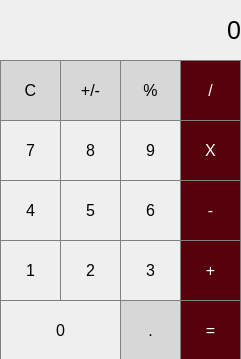
<?xml version="1.0" encoding="UTF-8"?>
<ui version="4.0">
 <class>MainWindow</class>
 <widget class="QMainWindow" name="MainWindow">
  <property name="geometry">
   <rect>
    <x>0</x>
    <y>0</y>
    <width>241</width>
    <height>359</height>
   </rect>
  </property>
  <property name="windowTitle">
   <string>MainWindow</string>
  </property>
  <property name="styleSheet">
   <string notr="true">QLabel {
  qproperty-alignment: 'AlignVCenter | AlignRight';
  border: 1px solid gray;
}

background-color : white;</string>
  </property>
  <widget class="QWidget" name="centralwidget">
   <widget class="QLabel" name="label">
    <property name="geometry">
     <rect>
      <x>0</x>
      <y>0</y>
      <width>241</width>
      <height>61</height>
     </rect>
    </property>
    <property name="font">
     <font>
      <pointsize>19</pointsize>
     </font>
    </property>
    <property name="text">
     <string>0</string>
    </property>
    <property name="alignment">
     <set>Qt::AlignRight|Qt::AlignTrailing|Qt::AlignVCenter</set>
    </property>
   </widget>
   <widget class="QPushButton" name="pushButton_clear">
    <property name="geometry">
     <rect>
      <x>0</x>
      <y>60</y>
      <width>61</width>
      <height>61</height>
     </rect>
    </property>
    <property name="font">
     <font>
      <pointsize>12</pointsize>
     </font>
    </property>
    <property name="styleSheet">
     <string notr="true"> QPushButton {
   background-color: rgb(215, 215, 215);
   border: 1px solid gray;
 }
 QPushButton:pressed {
     background-color: qlineargradient(x1: 0, y1: 0, x2: 0, y2: 1,
                                       stop: 0 #BEBEBE, stop: 1 #D7D7D7);
 }</string>
    </property>
    <property name="text">
     <string>C</string>
    </property>
   </widget>
   <widget class="QPushButton" name="pushButton_plusminus">
    <property name="geometry">
     <rect>
      <x>60</x>
      <y>60</y>
      <width>61</width>
      <height>61</height>
     </rect>
    </property>
    <property name="font">
     <font>
      <pointsize>12</pointsize>
     </font>
    </property>
    <property name="styleSheet">
     <string notr="true"> QPushButton {
   background-color: rgb(215, 215, 215);
   border: 1px solid gray;
 }
 QPushButton:pressed {
     background-color: qlineargradient(x1: 0, y1: 0, x2: 0, y2: 1,
                                       stop: 0 #BEBEBE, stop: 1 #D7D7D7);
 }</string>
    </property>
    <property name="text">
     <string>+/-</string>
    </property>
   </widget>
   <widget class="QPushButton" name="pushButton_percent">
    <property name="geometry">
     <rect>
      <x>120</x>
      <y>60</y>
      <width>61</width>
      <height>61</height>
     </rect>
    </property>
    <property name="font">
     <font>
      <pointsize>12</pointsize>
     </font>
    </property>
    <property name="styleSheet">
     <string notr="true"> QPushButton {
   background-color: rgb(215, 215, 215);
   border: 1px solid gray;
 }
 QPushButton:pressed {
     background-color: qlineargradient(x1: 0, y1: 0, x2: 0, y2: 1,
                                       stop: 0 #BEBEBE, stop: 1 #D7D7D7);
 }</string>
    </property>
    <property name="text">
     <string>%</string>
    </property>
   </widget>
   <widget class="QPushButton" name="pushButton_7">
    <property name="geometry">
     <rect>
      <x>0</x>
      <y>120</y>
      <width>61</width>
      <height>61</height>
     </rect>
    </property>
    <property name="font">
     <font>
      <pointsize>12</pointsize>
     </font>
    </property>
    <property name="styleSheet">
     <string notr="true">QPushButton {
    border: 1px solid gray;
 }
 QPushButton:pressed {
     background-color: qlineargradient(x1: 0, y1: 0, x2: 0, y2: 1,
                                       stop: 0 #dadbde, stop: 1 #f6f7fa);
 }</string>
    </property>
    <property name="text">
     <string>7</string>
    </property>
   </widget>
   <widget class="QPushButton" name="pushButton_8">
    <property name="geometry">
     <rect>
      <x>60</x>
      <y>120</y>
      <width>61</width>
      <height>61</height>
     </rect>
    </property>
    <property name="font">
     <font>
      <pointsize>12</pointsize>
     </font>
    </property>
    <property name="styleSheet">
     <string notr="true">QPushButton {
    border: 1px solid gray;
 }
 QPushButton:pressed {
     background-color: qlineargradient(x1: 0, y1: 0, x2: 0, y2: 1,
                                       stop: 0 #dadbde, stop: 1 #f6f7fa);
 }</string>
    </property>
    <property name="text">
     <string>8</string>
    </property>
   </widget>
   <widget class="QPushButton" name="pushButton_9">
    <property name="geometry">
     <rect>
      <x>120</x>
      <y>120</y>
      <width>61</width>
      <height>61</height>
     </rect>
    </property>
    <property name="font">
     <font>
      <pointsize>12</pointsize>
     </font>
    </property>
    <property name="styleSheet">
     <string notr="true">QPushButton {
    border: 1px solid gray;
 }
 QPushButton:pressed {
     background-color: qlineargradient(x1: 0, y1: 0, x2: 0, y2: 1,
                                       stop: 0 #dadbde, stop: 1 #f6f7fa);
 }</string>
    </property>
    <property name="text">
     <string>9</string>
    </property>
   </widget>
   <widget class="QPushButton" name="pushButton_4">
    <property name="geometry">
     <rect>
      <x>0</x>
      <y>180</y>
      <width>61</width>
      <height>61</height>
     </rect>
    </property>
    <property name="font">
     <font>
      <pointsize>12</pointsize>
     </font>
    </property>
    <property name="styleSheet">
     <string notr="true">QPushButton {
    border: 1px solid gray;
 }
 QPushButton:pressed {
     background-color: qlineargradient(x1: 0, y1: 0, x2: 0, y2: 1,
                                       stop: 0 #dadbde, stop: 1 #f6f7fa);
 }</string>
    </property>
    <property name="text">
     <string>4</string>
    </property>
   </widget>
   <widget class="QPushButton" name="pushButton_5">
    <property name="geometry">
     <rect>
      <x>60</x>
      <y>180</y>
      <width>61</width>
      <height>61</height>
     </rect>
    </property>
    <property name="font">
     <font>
      <pointsize>12</pointsize>
     </font>
    </property>
    <property name="styleSheet">
     <string notr="true">QPushButton {
    border: 1px solid gray;
 }
 QPushButton:pressed {
     background-color: qlineargradient(x1: 0, y1: 0, x2: 0, y2: 1,
                                       stop: 0 #dadbde, stop: 1 #f6f7fa);
 }</string>
    </property>
    <property name="text">
     <string>5</string>
    </property>
   </widget>
   <widget class="QPushButton" name="pushButton_6">
    <property name="geometry">
     <rect>
      <x>120</x>
      <y>180</y>
      <width>61</width>
      <height>61</height>
     </rect>
    </property>
    <property name="font">
     <font>
      <pointsize>12</pointsize>
     </font>
    </property>
    <property name="styleSheet">
     <string notr="true">QPushButton {
    border: 1px solid gray;
 }
 QPushButton:pressed {
     background-color: qlineargradient(x1: 0, y1: 0, x2: 0, y2: 1,
                                       stop: 0 #dadbde, stop: 1 #f6f7fa);
 }</string>
    </property>
    <property name="text">
     <string>6</string>
    </property>
   </widget>
   <widget class="QPushButton" name="pushButton_divide">
    <property name="geometry">
     <rect>
      <x>180</x>
      <y>60</y>
      <width>61</width>
      <height>61</height>
     </rect>
    </property>
    <property name="font">
     <font>
      <pointsize>12</pointsize>
     </font>
    </property>
    <property name="styleSheet">
     <string notr="true"> QPushButton {
   background-color: rgb(85, 0, 11);
   color: white; 
   border: 1px solid gray;
 }
 
 QPushButton:pressed {
     background-color: qlineargradient(x1: 0, y1: 0, x2: 0, y2: 1,
                                       stop: 0 #e06666, stop: 1 #e06666);
 }</string>
    </property>
    <property name="text">
     <string>/</string>
    </property>
   </widget>
   <widget class="QPushButton" name="pushButton_multiply">
    <property name="geometry">
     <rect>
      <x>180</x>
      <y>120</y>
      <width>61</width>
      <height>61</height>
     </rect>
    </property>
    <property name="font">
     <font>
      <pointsize>12</pointsize>
     </font>
    </property>
    <property name="styleSheet">
     <string notr="true"> QPushButton {
   background-color: rgb(85, 0, 11);
   color: white; 
   border: 1px solid gray;
 }
 
 QPushButton:pressed {
     background-color: qlineargradient(x1: 0, y1: 0, x2: 0, y2: 1,
                                       stop: 0 #e06666, stop: 1 #e06666);
 }</string>
    </property>
    <property name="text">
     <string>X</string>
    </property>
   </widget>
   <widget class="QPushButton" name="pushButton_Subtract">
    <property name="geometry">
     <rect>
      <x>180</x>
      <y>180</y>
      <width>61</width>
      <height>61</height>
     </rect>
    </property>
    <property name="font">
     <font>
      <pointsize>12</pointsize>
     </font>
    </property>
    <property name="styleSheet">
     <string notr="true"> QPushButton {
   background-color: rgb(85, 0, 11);
   color: white; 
   border: 1px solid gray;
 }
 
 QPushButton:pressed {
     background-color: qlineargradient(x1: 0, y1: 0, x2: 0, y2: 1,
                                       stop: 0 #e06666, stop: 1 #e06666);
 }</string>
    </property>
    <property name="text">
     <string>-</string>
    </property>
   </widget>
   <widget class="QPushButton" name="pushButton_1">
    <property name="geometry">
     <rect>
      <x>0</x>
      <y>240</y>
      <width>61</width>
      <height>61</height>
     </rect>
    </property>
    <property name="font">
     <font>
      <pointsize>12</pointsize>
     </font>
    </property>
    <property name="styleSheet">
     <string notr="true">QPushButton {
    border: 1px solid gray;
 }
 QPushButton:pressed {
     background-color: qlineargradient(x1: 0, y1: 0, x2: 0, y2: 1,
                                       stop: 0 #dadbde, stop: 1 #f6f7fa);
 }</string>
    </property>
    <property name="text">
     <string>1</string>
    </property>
   </widget>
   <widget class="QPushButton" name="pushButton_2">
    <property name="geometry">
     <rect>
      <x>60</x>
      <y>240</y>
      <width>61</width>
      <height>61</height>
     </rect>
    </property>
    <property name="font">
     <font>
      <pointsize>12</pointsize>
     </font>
    </property>
    <property name="styleSheet">
     <string notr="true">QPushButton {
    border: 1px solid gray;
 }
 QPushButton:pressed {
     background-color: qlineargradient(x1: 0, y1: 0, x2: 0, y2: 1,
                                       stop: 0 #dadbde, stop: 1 #f6f7fa);
 }</string>
    </property>
    <property name="text">
     <string>2</string>
    </property>
   </widget>
   <widget class="QPushButton" name="pushButton_3">
    <property name="geometry">
     <rect>
      <x>120</x>
      <y>240</y>
      <width>61</width>
      <height>61</height>
     </rect>
    </property>
    <property name="font">
     <font>
      <pointsize>12</pointsize>
     </font>
    </property>
    <property name="styleSheet">
     <string notr="true">QPushButton {
    border: 1px solid gray;
 }
 QPushButton:pressed {
     background-color: qlineargradient(x1: 0, y1: 0, x2: 0, y2: 1,
                                       stop: 0 #dadbde, stop: 1 #f6f7fa);
 }</string>
    </property>
    <property name="text">
     <string>3</string>
    </property>
   </widget>
   <widget class="QPushButton" name="pushButton_plus">
    <property name="geometry">
     <rect>
      <x>180</x>
      <y>240</y>
      <width>61</width>
      <height>61</height>
     </rect>
    </property>
    <property name="font">
     <font>
      <pointsize>12</pointsize>
     </font>
    </property>
    <property name="styleSheet">
     <string notr="true"> QPushButton {
   background-color: rgb(85, 0, 11);
   color: white; 
   border: 1px solid gray;
 }
 
 QPushButton:pressed {
     background-color: qlineargradient(x1: 0, y1: 0, x2: 0, y2: 1,
                                       stop: 0 #e06666, stop: 1 #e06666);
 }</string>
    </property>
    <property name="text">
     <string>+</string>
    </property>
   </widget>
   <widget class="QPushButton" name="pushButton_0">
    <property name="geometry">
     <rect>
      <x>0</x>
      <y>300</y>
      <width>121</width>
      <height>61</height>
     </rect>
    </property>
    <property name="font">
     <font>
      <pointsize>12</pointsize>
     </font>
    </property>
    <property name="styleSheet">
     <string notr="true">QPushButton {
    border: 1px solid gray;
 }
 QPushButton:pressed {
     background-color: qlineargradient(x1: 0, y1: 0, x2: 0, y2: 1,
                                       stop: 0 #dadbde, stop: 1 #f6f7fa);
 }</string>
    </property>
    <property name="text">
     <string>0</string>
    </property>
   </widget>
   <widget class="QPushButton" name="pushButton_dot">
    <property name="geometry">
     <rect>
      <x>120</x>
      <y>300</y>
      <width>61</width>
      <height>61</height>
     </rect>
    </property>
    <property name="font">
     <font>
      <pointsize>12</pointsize>
     </font>
    </property>
    <property name="styleSheet">
     <string notr="true"> QPushButton {
   background-color: rgb(215, 215, 215);
   border: 1px solid gray;
 }
 QPushButton:pressed {
     background-color: qlineargradient(x1: 0, y1: 0, x2: 0, y2: 1,
                                       stop: 0 #BEBEBE, stop: 1 #D7D7D7);
 }</string>
    </property>
    <property name="text">
     <string>.</string>
    </property>
   </widget>
   <widget class="QPushButton" name="pushButton_equals">
    <property name="geometry">
     <rect>
      <x>180</x>
      <y>300</y>
      <width>61</width>
      <height>61</height>
     </rect>
    </property>
    <property name="font">
     <font>
      <pointsize>12</pointsize>
     </font>
    </property>
    <property name="styleSheet">
     <string notr="true"> QPushButton {
   background-color: rgb(85, 0, 11);
   color: white; 
   border: 1px solid gray;
 }
 
 QPushButton:pressed {
     background-color: qlineargradient(x1: 0, y1: 0, x2: 0, y2: 1,
                                       stop: 0 #e06666, stop: 1 #e06666);
 }</string>
    </property>
    <property name="text">
     <string>=</string>
    </property>
   </widget>
  </widget>
 </widget>
 <resources/>
 <connections/>
</ui>
